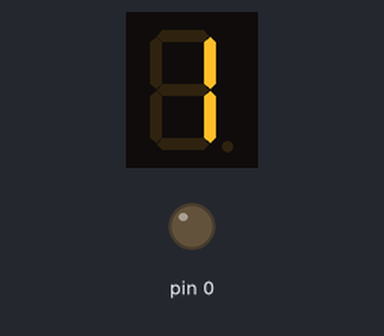
A sketch run on a simulated Arduino Uno, built with avr-gcc and run on an emulated ATmega328P. Parts: 1-digit seven-segment display, output pins drawn as LEDs (lit = HIGH). Wiring (inferred from the names in the program): 1-digit 7-segment display, segments lit when LOW: segments pin 3, pin 4, pin 5, pin 6, pin 7, pin 8, pin 9. The segment pins are drawn as the display they are named for; pins used as bus, display or sensor lines are not drawn.

Above: at 0.1 s.
At 1.1 s:
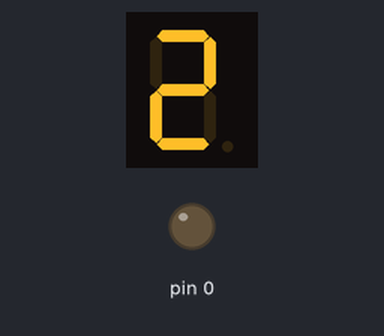
At 2.1 s:
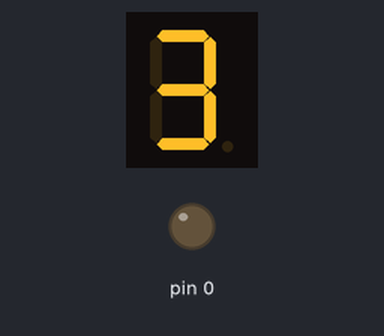
At 4.1 s:
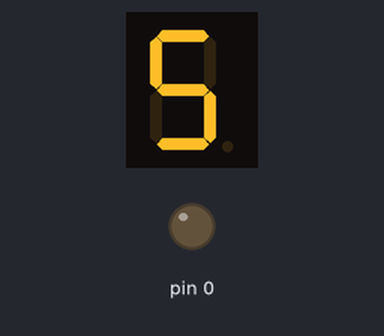
At 6.1 s:
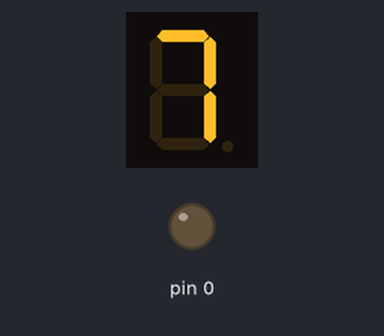
At 9.1 s:
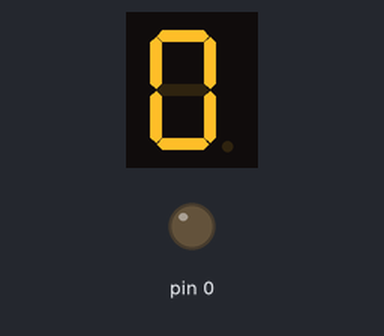

The sketch:

Contando_numeros_de_0_a_9.ino
```cpp
// Pinos dos segmentos para cada display (unidades, dezenas, centenas)
const int segmentPins[3][7] = {
  {3, 4, 5, 6, 7, 8, 9}, // Unidades
};

int counter = 0;

// Matriz para display de anodo comum (1 = apagado, 0 = aceso)
const byte numbers[10][7] = {
  {0,0,0,0,0,0,1}, // 0
  {1,0,0,1,1,1,1}, // 1
  {0,0,1,0,0,1,0}, // 2
  {0,0,0,0,1,1,0}, // 3
  {1,0,0,1,1,0,0}, // 4
  {0,1,0,0,1,0,0}, // 5
  {0,1,0,0,0,0,0}, // 6
  {0,0,0,1,1,1,1}, // 7
  {0,0,0,0,0,0,0}, // 8
  {0,0,0,0,1,0,0}  // 9
};

// Função para exibir um número em um display específico
void displayNumber(int num, const int segment[7]) {
  for (int i = 0; i < 7; i++) {
    digitalWrite(segment[i], numbers[num][i]);
  }
}

void setup() {
  // Configurar pinos dos segmentos como saída
  for (int i = 0; i < 3; i++) {
    for (int j = 0; j < 7; j++) {
      pinMode(segmentPins[i][j], OUTPUT);
    }
  }

  // Inicializar display com 0
  displayNumber(0, segmentPins[0]); // Unidades
}

void loop() {
  counter = (counter + 1) % 10; // Incrementa e reinicia ao atingir 9

  int unidades = counter % 10;;

  displayNumber(unidades, segmentPins[0]); // Atualiza Unidades

  delay(1000); // Atualiza a cada segundo
}
```

Measured:
- by itself, everything shown: repeats every 10.0 s, in 10 steps
- what the display in image 1 shows lasts 1.0 s, from 1.0 s to 2.0 s
